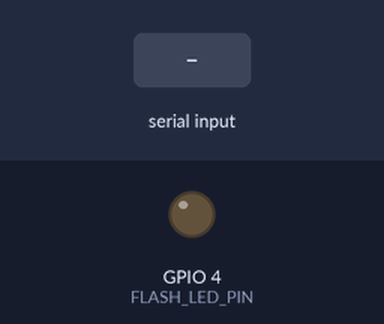
Bench run of a sketch on a simulated ESP32. Shown: output pins drawn as LEDs (lit = HIGH). Inputs (shaded band) come from the test bench. WiFi joins after 1.5 s; servers stay silent unless stated; EEPROM starts erased; the camera gives no picture; web services answer with replies made up by the test bench; what the sketch prints to the serial monitor is not drawn.

Above: at 3.0 s.
3.1 s: "PHOTO::45\n" received over Serial
At 3.76 s:
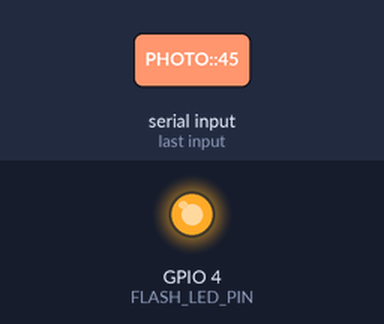
5.4 s: "PHOTO:\n" received over Serial
6.9 s: "WIFI::45\n" received over Serial
Timing chart, 0 to 9.9 s (numbered marks = the images above; inputs shaded):
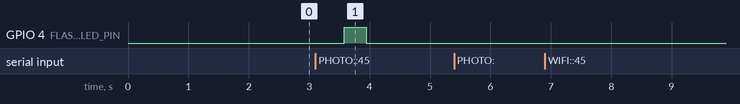

Measured:
- after the input at 3.1 s, GPIO 4 (FLASH_LED_PIN): LOW → HIGH after 0.48 s, → LOW 0.36 s later
- after the input at 5.4 s, every drawn part: stays the same
- after the input at 6.9 s, every drawn part: stays the same

The sketch:

esp32_cam_slave.ino
```cpp
#include "esp_camera.h"
#include <WiFi.h>
#include <WiFiClientSecure.h>
#include <Preferences.h>

#define DEBUG_MODE false
#define DBG(x)    if(DEBUG_MODE) Serial.println(x)
#define DBGF(...) if(DEBUG_MODE) Serial.printf(__VA_ARGS__)

const char* DEFAULT_WIFI_SSID = "YourWiFiSSID";
const char* DEFAULT_WIFI_PASS = "YourWiFiPassword";

#define BOTtoken "0000000000:XXXXXXXXXXXXXXXXXXXXXXXXXXXXXXXXXXX"
const char* TELEGRAM_HOST = "api.telegram.org";
const int TELEGRAM_PORT = 443;
Preferences prefs;

#define CAM_PIN_PWDN 32
#define CAM_PIN_RESET -1
#define CAM_PIN_XCLK 0
#define CAM_PIN_SIOD 26
#define CAM_PIN_SIOC 27
#define CAM_PIN_D7 35
#define CAM_PIN_D6 34
#define CAM_PIN_D5 39
#define CAM_PIN_D4 36
#define CAM_PIN_D3 21
#define CAM_PIN_D2 19
#define CAM_PIN_D1 18
#define CAM_PIN_D0 5
#define CAM_PIN_VSYNC 25
#define CAM_PIN_HREF 23
#define CAM_PIN_PCLK 22
#define FLASH_LED_PIN 4

const unsigned long WIFI_TIMEOUT_MS = 15000;
const unsigned long TG_TIMEOUT_MS = 20000;
const int FLASH_DURASI_MS = 300;

String cmdBuffer = "";


void setup() {
  Serial.begin(9600);
  DBG("\n[BOOT] ESP32-CAM v4.1");

  pinMode(FLASH_LED_PIN, OUTPUT);
  digitalWrite(FLASH_LED_PIN, LOW);

  if (!initKamera()) {
    DBG("[ERROR] Kamera gagal init! Restart...");
    delay(3000);
    ESP.restart();
  }

  if (!sambungWifi()) {
    DBG("[ERROR] WiFi gagal! Sistem tetap berjalan untuk tunggu perintah WiFi via UART...");
  }

  DBG("[BOOT] Siap menerima perintah dari ESP32 Utama.");
}

void loop() {
  // Cek koneksi WiFi secara non-blocking setiap 5 detik
  static unsigned long lastWifiCheck = 0;
  if (WiFi.status() != WL_CONNECTED && millis() - lastWifiCheck > 5000) {
    DBG("[WiFi] Terputus, mencoba reconnect...");
    sambungWifi();
    lastWifiCheck = millis();
  }

  while (Serial.available()) {
    char c = Serial.read();
    if (c == '\n') {
      cmdBuffer.trim();
      // Hanya proses jika buffer tidak kosong setelah di-trim
      if (cmdBuffer.length() > 0) {
        DBGF("[CMD] Diterima: '%s'\n", cmdBuffer.c_str());
        prosesPerintah(cmdBuffer);
      }
      cmdBuffer = "";
    } else {
      cmdBuffer += c;
      if (cmdBuffer.length() > 256) {
        cmdBuffer = "";
      }
    }
  }
}

void prosesPerintah(String cmd) {
  if (cmd.startsWith("PHOTO:")) {
    int titikDua1 = cmd.indexOf(':');
    int titikDua2 = cmd.indexOf(':', titikDua1 + 1);

    if (titikDua1 == -1 || titikDua2 == -1) {
      DBG("[CMD] Format salah. Harusnya PHOTO:index:chatid");
      Serial.println("FAIL");
      return;
    }

    String idxStr = cmd.substring(titikDua1 + 1, titikDua2);
    String chatID = cmd.substring(titikDua2 + 1);
    int    lokerIdx = idxStr.toInt();

    DBGF("[FOTO] Loker %d | Chat ID: %s\n", lokerIdx + 1, chatID.c_str());

    camera_fb_t* fb = ambilFoto();
    if (!fb) {
      DBG("[FOTO] Gagal ambil frame!");
      Serial.println("FAIL");
      return;
    }

    String caption = "Bukti Foto di Loker " + String(lokerIdx + 1);
    bool berhasil = kirimFotoTelegram(fb, chatID, caption);

    esp_camera_fb_return(fb);

    if (berhasil) {
      Serial.println("OK");
      DBG("[FOTO] Berhasil dikirim.");
    } else {
      Serial.println("FAIL");
      DBG("[FOTO] Gagal kirim.");
    }
  }
  // Perintah: Perbarui kredensial WiFi
  else if (cmd.startsWith("WIFI:")) {
    int separatorIndex = cmd.indexOf(':', 5);
    if(separatorIndex == -1) {
      DBG("[CMD] Format WiFi salah. Harusnya WIFI:ssid:pass");
      return;
    }
    String newSSID = cmd.substring(5, separatorIndex);
    String newPass = cmd.substring(separatorIndex + 1);

    prefs.begin("cam-app", false);
    prefs.putString("ssid", newSSID);
    prefs.putString("pass", newPass);
    prefs.end();

    DBG("[WiFi] Kredensial baru disimpan. Reconnect...");
    WiFi.disconnect();
    delay(500);

    if(sambungWifi()) {
        Serial.println("WIFI_OK");
    } else {
        Serial.println("WIFI_FAIL");
    }
  }
  else {
    DBGF("[CMD] Perintah tidak dikenal: %s\n", cmd.c_str());
  }
}

camera_fb_t* ambilFoto() {
  for (int i = 0; i < 3; i++) {
    camera_fb_t* fb = esp_camera_fb_get();
    if (fb) esp_camera_fb_return(fb);
    delay(100);
  }

  digitalWrite(FLASH_LED_PIN, HIGH);
  delay(FLASH_DURASI_MS);

  camera_fb_t* fb = esp_camera_fb_get();

  digitalWrite(FLASH_LED_PIN, LOW);

  if (!fb) {
    DBG("[Kamera] esp_camera_fb_get() gagal.");
    return nullptr;
  }

  DBGF("[Kamera] Frame OK. Ukuran: %d bytes\n", fb->len);
  return fb;
}

bool kirimFotoTelegram(camera_fb_t* fb, String chatID, String caption) {
  WiFiClientSecure client;
  client.setInsecure();

  DBGF("[TG] Menghubungi %s...\n", TELEGRAM_HOST);
  if (!client.connect(TELEGRAM_HOST, TELEGRAM_PORT)) {
    DBG("[TG] Koneksi gagal.");
    return false;
  }

  String boundary = "----LokerBoundary7890";
  String endBoundary = "\r\n--" + boundary + "--\r\n";

  String bodyStart =
    "--" + boundary + "\r\n"
    "Content-Disposition: form-data; name=\"chat_id\"\r\n\r\n" +
    chatID + "\r\n" +
    "--" + boundary + "\r\n"
    "Content-Disposition: form-data; name=\"caption\"\r\n\r\n" +
    caption + "\r\n" +
    "--" + boundary + "\r\n"
    "Content-Disposition: form-data; name=\"photo\"; filename=\"loker.jpg\"\r\n"
    "Content-Type: image/jpeg\r\n\r\n";

  int totalLen = bodyStart.length() + fb->len + endBoundary.length();

  String header =
    "POST /bot" + String(BOTtoken) + "/sendPhoto HTTP/1.1\r\n"
    "Host: " + String(TELEGRAM_HOST) + "\r\n"
    "Content-Type: multipart/form-data; boundary=" + boundary + "\r\n"
    "Content-Length: " + String(totalLen) + "\r\n"
    "Connection: close\r\n\r\n";

  client.print(header);
  client.print(bodyStart);

  uint8_t* ptr = fb->buf;
  size_t rem = fb->len;
  while(rem > 0) {
    size_t chunk = (rem > 512) ? 512 : rem;
    client.write(ptr, chunk);
    ptr += chunk;
    rem -= chunk;
  }

  client.print(endBoundary);

  unsigned long t = millis();
  String respLine = "";
  bool sukses = false;

  while (client.connected() && (millis() - t < TG_TIMEOUT_MS)) {
    if (client.available()) {
      respLine = client.readStringUntil('\n');
      DBGF("[TG] Resp: %s\n", respLine.c_str());
      // Cek jika baris pertama respons adalah "HTTP/1.1 200 OK"
      if (respLine.indexOf("200 OK") >= 0) {
        sukses = true;
        break;
      }
      // Jika ada kode error HTTP (4xx atau 5xx)
      if (respLine.indexOf("4") == 9 || respLine.indexOf("5") == 9) {
        DBG("[TG] Error HTTP.");
        break;
      }
    }
  }

  client.stop();
  return sukses;
}

bool initKamera() {
  camera_config_t config;

  config.ledc_channel = LEDC_CHANNEL_0;
  config.ledc_timer = LEDC_TIMER_0;
  config.pin_d0 = CAM_PIN_D0;
  config.pin_d1 = CAM_PIN_D1;
  config.pin_d2 = CAM_PIN_D2;
  config.pin_d3 = CAM_PIN_D3;
  config.pin_d4 = CAM_PIN_D4;
  config.pin_d5 = CAM_PIN_D5;
  config.pin_d6 = CAM_PIN_D6;
  config.pin_d7 = CAM_PIN_D7;
  config.pin_xclk = CAM_PIN_XCLK;
  config.pin_pclk = CAM_PIN_PCLK;
  config.pin_vsync = CAM_PIN_VSYNC;
  config.pin_href = CAM_PIN_HREF;
  config.pin_sscb_sda = CAM_PIN_SIOD;
  config.pin_sscb_scl = CAM_PIN_SIOC;
  config.pin_pwdn = CAM_PIN_PWDN;
  config.pin_reset = CAM_PIN_RESET;
  config.xclk_freq_hz = 20000000;
  config.pixel_format = PIXFORMAT_JPEG;

  if (psramFound()) {
    config.frame_size = FRAMESIZE_QVGA;
    config.jpeg_quality = 15;
    config.fb_count = 2;
    DBG("[Kamera] PSRAM ditemukan. Resolusi SVGA.");
  } else {
    config.frame_size = FRAMESIZE_QVGA;
    config.jpeg_quality = 15;
    config.fb_count = 1;
    DBG("[Kamera] Tanpa PSRAM. Resolusi VGA.");
  }

  esp_err_t err = esp_camera_init(&config);
  if (err != ESP_OK) {
    DBGF("[Kamera] Init gagal. Error: 0x%x\n", err);
    return false;
  }

  sensor_t* s = esp_camera_sensor_get();
  if (s) {
    s->set_brightness(s, 1);
    s->set_contrast(s, 1);
    s->set_saturation(s, 0);
    s->set_whitebal(s, 1);
    s->set_exposure_ctrl(s, 1);
    s->set_gain_ctrl(s, 1);
    s->set_aec2(s, 1);
    DBG("[Kamera] Sensor dikonfigurasi.");
  }

  DBG("[Kamera] Init berhasil.");
  return true;
}

bool sambungWifi() {
  // Baca SSID dan Pass dari memori setiap kali akan konek
  prefs.begin("cam-app", true);
  String ssid = prefs.getString("ssid", DEFAULT_WIFI_SSID);
  String pass = prefs.getString("pass", DEFAULT_WIFI_PASS);
  prefs.end();

  WiFi.mode(WIFI_STA);
  WiFi.begin(ssid.c_str(), pass.c_str());
  DBGF("[WiFi] Menghubungkan ke %s...\n", ssid.c_str());

  unsigned long t = millis();
  while (WiFi.status() != WL_CONNECTED) {
    if (millis() - t >= WIFI_TIMEOUT_MS) {
      DBG("[WiFi] Timeout! Gagal konek.");
      return false;
    }
    delay(500);
    if (DEBUG_MODE) Serial.print(".");

    while (Serial.available()) {
      char c = Serial.read();
      if (c == '\n') {
        cmdBuffer.trim();
        if (cmdBuffer.length() > 0) prosesPerintah(cmdBuffer);
        cmdBuffer = "";
      } else {
        cmdBuffer += c;
        if (cmdBuffer.length() > 256) {
          cmdBuffer = "";
        }
      }
    }
  }

  DBGF("\n[WiFi] Terhubung. IP: %s\n", WiFi.localIP().toString().c_str());
  return true;
}
```
